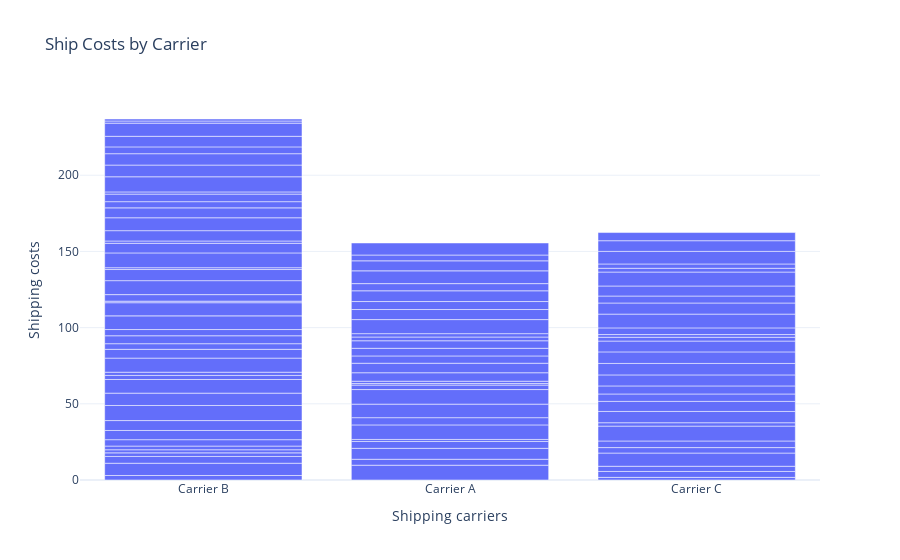

Notebook code cell kept with this figure:
### Code cell
Ship_cost_chart  =  px.bar(df, x = 'Shipping carriers',   
                             y = 'Shipping costs',   
                             title = 'Ship Costs by Carrier')  
Ship_cost_chart.show()

### Figure 1 — Plotly figure (JSON) as saved in the notebook; plotly's stock layout.template omitted (floating-point values rounded to 4 significant figures)
{"data": [{"alignmentgroup": "True", "hovertemplate": "Shipping carriers=%{x}<br>Shipping costs=%{y}<extra></extra>", "legendgroup": "", "marker": {"color": "#636efa", "pattern": {"shape": ""}}, "name": "", "offsetgroup": "", "orientation": "v", "showlegend": false, "textposition": "auto", "type": "bar", "x": ["Carrier B", "Carrier A", "Carrier B", "Carrier C", "Carrier A", "Carrier B", "Carrier C", "Carrier B", "Carrier C", "Carrier A", "Carrier C", "Carrier A", "Carrier A", "Carrier A", "Carrier B", "Carrier B", "Carrier B", "Carrier C", "Carrier C", "Carrier A", "Carrier A", "Carrier B", "Carrier A", "Carrier A", "Carrier C", "Carrier C", "Carrier B", "Carrier C", "Carrier B", "Carrier B", "Carrier B", "Carrier B", "Carrier C", "Carrier C", "Carrier A", "Carrier C", "Carrier B", "Carrier A", "Carrier B", "Carrier A", "Carrier C", "Carrier B", "Carrier C", "Carrier B", "Carrier C", "Carrier B", "Carrier B", "Carrier B", "Carrier C", "Carrier C", "Carrier A", "Carrier A", "Carrier B", "Carrier B", "Carrier B", "Carrier A", "Carrier C", "Carrier B", "Carrier A", "Carrier B", "Carrier C", "Carrier C", "Carrier C", "Carrier A", "Carrier C", "Carrier C", "Carrier A", "Carrier C", "Carrier B", "Carrier B", "Carrier B", "Carrier A", "Carrier A", "Carrier B", "Carrier A", "Carrier C", "Carrier A", "Carrier B", "Carrier B", "Carrier B", "Carrier C", "Carrier B", "Carrier A", "Carrier B", "Carrier A", "Carrier C", "Carrier B", "Carrier A", "Carrier A", "Carrier B", "Carrier B", "Carrier B", "Carrier B", "Carrier C", "Carrier B", "Carrier B", "Carrier C", "Carrier A", "Carrier B", "Carrier B"], "xaxis": "x", "y": [2.957, 9.717, 8.054, 1.73, 3.891, 4.444, 3.881, 2.348, 3.405, 7.167, 8.673, 4.524, 1.325, 9.537, 2.04, 2.422, 4.191, 3.585, 4.339, 4.743, 8.878, 6.038, 9.568, 2.925, 9.741, 2.231, 6.508, 7.407, 9.898, 8.101, 8.955, 2.68, 6.599, 4.858, 1.019, 5.288, 2.108, 1.533, 9.236, 5.563, 7.23, 5.773, 7.526, 3.694, 7.577, 5.215, 4.071, 8.979, 7.096, 2.506, 6.248, 4.783, 8.631, 1.013, 4.305, 5.014, 1.774, 9.161, 4.938, 7.294, 4.381, 9.03, 7.292, 2.458, 4.585, 6.581, 2.216, 9.148, 1.194, 9.705, 6.316, 9.228, 6.6, 1.513, 5.238, 2.474, 7.055, 6.781, 8.467, 6.496, 2.833, 4.066, 4.708, 4.95, 8.382, 8.249, 1.454, 6.576, 3.801, 9.93, 7.674, 7.472, 4.47, 7.006, 6.943, 8.63, 5.353, 7.905, 1.41, 1.311], "yaxis": "y"}], "layout": {"barmode": "relative", "legend": {"tracegroupgap": 0}, "title": {"text": "Ship Costs by Carrier"}, "xaxis": {"anchor": "y", "domain": [0, 1], "title": {"text": "Shipping carriers"}}, "yaxis": {"anchor": "x", "domain": [0, 1], "title": {"text": "Shipping costs"}}}}
